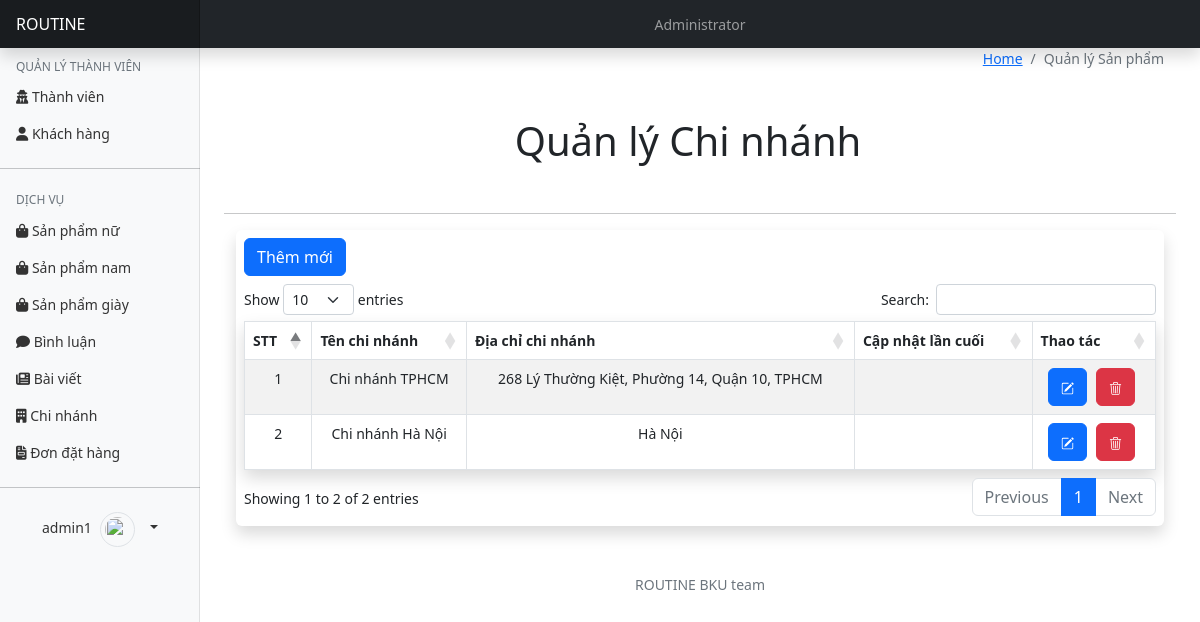
The app's page /index.php?page=admin&controller=company&action=index (signed in) with its own data.
### tables this page shows
CREATE TABLE `company` (
  `id` int(11) NOT NULL,
  `name` varchar(255) DEFAULT NULL,
  `address` varchar(1000) DEFAULT NULL,
  `createAt` datetime DEFAULT NULL,
  `updateAt` datetime DEFAULT NULL,
  `phone` int(11) NOT NULL,
  `gmail` varchar(255) DEFAULT NULL
);

### controllers/admin/company_controller.php (called while the page is built, shortened)
<?php
require_once('models/company.php');
class CompanyController extends BaseController
{
	public function index()
	{
		$company = Company::getAll();
		$data = array('company' => $company);
		$this->render('index', $data);
	}
}

### routes.php (called while the page is built, shortened)
<?php
$controller = new $klass;
$controller->$action();

### index.php (called while the page is built, shortened)
<?php
require_once('routes.php');

### models/company.php (called while the page is built, shortened)
<?php
class Company
{
    public function __construct($id, $name, $address, $createAt, $updateAt, $phone, $gmail)
    {
        $this->id = $id;
        $this->name = $name;
        $this->address = $address;
    }
    static function getAll()
    {
        $db = DB::getInstance();
        $req = $db->query("SELECT * FROM company");
        $companies = [];
        foreach ($req->fetch_all(MYSQLI_ASSOC) as $company) {
            $companies[] = new Company(
                $company['id'],
                $company['name'],
                $company['address'],
                $company['createAt'],
                $company['updateAt'],
                $company['phone'],
                $company['gmail']
            );
        }
        return $companies;
    }
}

### views/admin/company/index.php (the view, shortened to what this page needs)
<?php
require_once('views/admin/header.php'); ?>
<?php
require_once('views/admin/content_layouts.php'); ?>
<div class="content-wrapper">
	<section class="content-header">
		<div class="container-fluid">
			<div class="float-end">
				<ol class="breadcrumb float-sm-right">
					<li class="breadcrumb-item"><a href="#">Home</a></li>
					<li class="breadcrumb-item active">Quản lý Sản phẩm</li>
				</ol>
			</div>
		</div>
		<div class="container-fluid row">
			<div class="my-3">
				<p class="row">
				<h1 class="text-center">Quản lý Chi nhánh</h1>
				</p>
			</div>
		</div>
	</section>
	<hr>
	<section class="content">
		<div class="container-fluid">
			<div class="row">
				<div class="col-12">
					<div class="shadow p-2 rounded">
						<div class="">
							<button class="btn btn-primary mb-2" type="button" data-bs-toggle="modal" data-bs-target="#addCompanyModal">Thêm mới</button>
							<table class="table table-bordered table-striped shadow" id="tab-company">
								<thead>
									<tr class="text-center">
										<th class="d-none d-lg-table-cell">STT</th>
										<th>Tên chi nhánh</th>
										<th class="d-none d-lg-table-cell">Địa chỉ chi nhánh</th>
										<th class="d-none d-lg-table-cell">Cập nhật lần cuối</th>
										<th>Thao tác</th>
									</tr>
								</thead>
								<tbody>
									<?php
									foreach ($company as $company) {
										echo "<tr class='text-center'>";
										echo "<td class=\"d-none d-lg-table-cell\">" . $company->id . "</td>";
										echo "<td>" . $company->name . "</td>";
										echo "<td class=\"d-none d-lg-table-cell\">" . $company->address . "</td>";
										echo "<td class=\"d-none d-lg-table-cell\">" . $company->updateAt . "</td>";
										echo "<td>
											<btn class='btn-edit btn btn-primary btn-xs' style='margin-right: 5px' data-bs-id=$company->id data-bs-name='$company->name' data-bs-address='$company->address' data-bs-target='#EditCompanyModal' data-bs-toggle='modal'><svg xmlns='http://www.w3.org/2000/svg' width='13' height='13' fill='currentColor' class='bi bi-pencil-square' viewBox='0 0 16 16'>
											<path d='M15.502 1.94a.5.5 0 0 1 0 .706L14.459 3.69l-2-2L13.502.646a.5.5 0 0 1 .707 0l1.293 1.293zm-1.75 2.456-2-2L4.939 9.21a.5.5 0 0 0-.121.196l-.805 2.414a.25.25 0 0 0 .316.316l2.414-.805a.5.5 0 0 0 .196-.12l6.813-6.814z'/>
											<path fill-rule='evenodd' d='M1 13.5A1.5 1.5 0 0 0 2.5 15h11a1.5 1.5 0 0 0 1.5-1.5v-6a.5.5 0 0 0-1 0v6a.5.5 0 0 1-.5.5h-11a.5.5 0 0 1-.5-.5v-11a.5.5 0 0 1 .5-.5H9a.5.5 0 0 0 0-1H2.5A1.5 1.5 0 0 0 1 2.5v11z'/>
										  </svg></btn>
											<btn class='btn-delete btn btn-danger btn-xs' style='margin-right: 5px' data-bs-id=$company->id data-bs-target='#DeleteCompanyModal' data-bs-toggle='modal'><svg xmlns='http://www.w3.org/2000/svg' width='13' height='13' fill='currentColor' class='bi bi-trash3' viewBox='0 0 16 16'>
											<path d='M6.5 1h3a.5.5 0 0 1 .5.5v1H6v-1a.5.5 0 0 1 .5-.5ZM11 2.5v-1A1.5 1.5 0 0 0 9.5 0h-3A1.5 1.5 0 0 0 5 1.5v1H2.506a.58.58 0 0 0-.01 0H1.5a.5.5 0 0 0 0 1h.538l.853 10.66A2 2 0 0 0 4.885 16h6.23a2 2 0 0 0 1.994-1.84l.853-10.66h.538a.5.5 0 0 0 0-1h-.995a.59.59 0 0 0-.01 0H11Zm1.958 1-.846 10.58a1 1 0 0 1-.997.92h-6.23a1 1 0 0 1-.997-.92L3.042 3.5h9.916Zm-7.487 1a.5.5 0 0 1 .528.47l.5 8.5a.5.5 0 0 1-.998.06L5 5.03a.5.5 0 0 1 .47-.53Zm5.058 0a.5.5 0 0 1 .47.53l-.5 8.5a.5.5 0 1 1-.998-.06l.5-8.5a.5.5 0 0 1 .528-.47ZM8 4.5a.5.5 0 0 1 .5.5v8.5a.5.5 0 0 1-1 0V5a.5.5 0 0 1 .5-.5Z'/>
										  </svg></btn>
											</td>";
										echo "</tr>";
									}
									?>
								</tbody>
							</table>
						</div>
					</div>
				</div>
			</div>
		</div>
	</section>
</div>
<?php
require_once('views/admin/footer.php'); ?>
</body>
</html>

### assets/stylesheets/db.css (style rules this page uses)
body { font-size: .875rem; }

### records on screen
company: id "1", name "Chi nhánh TPHCM", address "268 Lý Thường Kiệt, Phường 14, Quận 10, TPHCM"
company: id "2", name "Chi nhánh Hà Nội", address "Hà Nội"

### other values on screen
$_SESSION["user"] "admin1"
